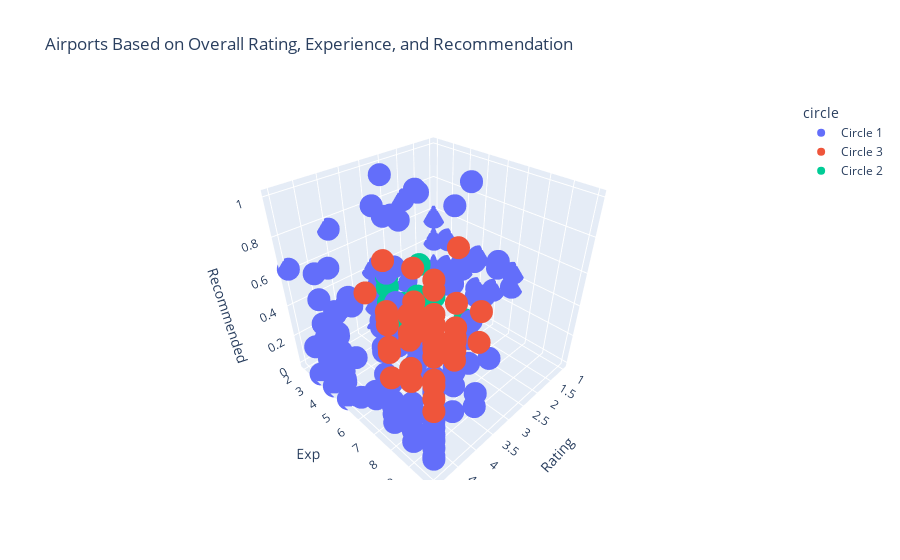

The code cell stored with this chart in its notebook:
### Code cell
# Create a 3D scatter plot using Plotly
import plotly.express as px
fig = px.scatter_3d(small_not_na, 
                    x='overall_rating', 
                    y='experience_airport', 
                    z='recommended_mean', 
                    color='circle',  # color by the circle category
                    hover_data=['airport_name'],  # display airport name on hover
                    title="Airports Based on Overall Rating, Experience, and Recommendation",
                    labels={"overall_rating": "Rating",
                            "experience_airport": "Exp",
                            "recommended_mean": "Recommended"})

# Show the plot
fig.show()

### Figure 1 — Plotly figure (JSON) as saved in the notebook; plotly's stock layout.template omitted (floating-point values rounded to 4 significant figures; data arrays with more than 128 entries replaced by an {"elided": "..."} marker saying what was removed)
{"data": [{"customdata": {"elided": "170x1 str values"}, "hovertemplate": "circle=Circle 1<br>Rating=%{x}<br>Exp=%{y}<br>Recommended=%{z}<br>airport_name=%{customdata[0]}<extra></extra>", "legendgroup": "Circle 1", "marker": {"color": "#636efa", "symbol": "circle"}, "mode": "markers", "name": "Circle 1", "scene": "scene", "showlegend": true, "type": "scatter3d", "x": {"elided": "170 int values"}, "y": {"elided": "170 int values"}, "z": {"elided": "170 float values"}}, {"customdata": [["aruba reina beatrix"], ["chengdu"], ["clark"], ["clark"], ["colorado springs"], ["columbus"], ["columbus"], ["entebbe"], ["entebbe"], ["entebbe"], ["fort myers"], ["fort myers"], ["fort myers"], ["fort myers"], ["fort myers"], ["fort myers"], ["fuerteventura"], ["fuerteventura"], ["fuerteventura"], ["fuerteventura"], ["guernsey"], ["guernsey"], ["hangzhou"], ["hangzhou"], ["hangzhou"], ["katowice"], ["katowice"], ["katowice"], ["kunming"], ["kunming"], ["medan"], ["medan"], ["medan"], ["medan"], ["memphis"], ["memphis"], ["milwaukee"], ["milwaukee"], ["milwaukee"], ["milwaukee"], ["mombasa"], ["poznan"], ["sacramento"], ["sacramento"], ["sacramento"], ["sacramento"], ["salzburg"], ["salzburg"], ["sapporo chitose"], ["shenyang"], ["shenyang"], ["tromso"], ["tromso"], ["vientiane"], ["vientiane"], ["vientiane"], ["vientiane"], ["wroclaw strachowice"], ["wroclaw strachowice"], ["wroclaw strachowice"], ["wroclaw strachowice"], ["wroclaw strachowice"], ["xiamen"], ["xiamen"]], "hovertemplate": "circle=Circle 3<br>Rating=%{x}<br>Exp=%{y}<br>Recommended=%{z}<br>airport_name=%{customdata[0]}<extra></extra>", "legendgroup": "Circle 3", "marker": {"color": "#EF553B", "symbol": "circle"}, "mode": "markers", "name": "Circle 3", "scene": "scene", "showlegend": true, "type": "scatter3d", "x": [4, 4, 5, 4, 5, 5, 5, 4, 4, 5, 5, 4, 5, 5, 5, 5, 4, 4, 4, 4, 4, 5, 4, 4, 5, 5, 5, 5, 4, 5, 4, 5, 5, 4, 5, 5, 5, 4, 5, 5, 4, 5, 4, 4, 4, 4, 4, 4, 4, 5, 5, 5, 5, 5, 4, 5, 5, 5, 5, 5, 5, 5, 4, 4], "y": [9, 8, 8, 9, 9, 10, 8, 7, 8, 8, 8, 10, 10, 10, 10, 10, 8, 8, 9, 8, 8, 9, 7, 7, 10, 9, 9, 9, 7, 7, 9, 8, 9, 9, 10, 8, 10, 9, 10, 10, 7, 10, 10, 7, 8, 9, 8, 9, 8, 8, 9, 10, 10, 9, 8, 10, 10, 10, 10, 10, 10, 9, 7, 7], "z": [0.4444, 0.8, 1, 1, 0.5, 0.6, 0.6, 0.5714, 0.5714, 0.5714, 0.7778, 0.7778, 0.7778, 0.7778, 0.7778, 0.7778, 0.5556, 0.5556, 0.5556, 0.5556, 0.5714, 0.5714, 0.5, 0.5, 0.5, 0.8333, 0.8333, 0.8333, 0.8, 0.8, 0.75, 0.75, 0.75, 0.75, 0.4286, 0.4286, 0.5714, 0.5714, 0.5714, 0.5714, 0.5556, 0.6, 0.625, 0.625, 0.625, 0.625, 0.5, 0.5, 0.4286, 0.7143, 0.7143, 1, 1, 0.5, 0.5, 0.5, 0.5, 0.7143, 0.7143, 0.7143, 0.7143, 0.7143, 0.4444, 0.4444]}, {"customdata": [["curacao"], ["gibraltar"], ["luxor"], ["monastir"], ["ponta delgada"], ["pune"], ["pune"], ["salvador"], ["salvador"], ["sao paulo congonhas"], ["sao paulo congonhas"], ["seychelles"], ["subang kuala lumpur"], ["tirana"], ["tirana"], ["windhoek"], ["yogyakarta"], ["zanzibar"]], "hovertemplate": "circle=Circle 2<br>Rating=%{x}<br>Exp=%{y}<br>Recommended=%{z}<br>airport_name=%{customdata[0]}<extra></extra>", "legendgroup": "Circle 2", "marker": {"color": "#00cc96", "symbol": "circle"}, "mode": "markers", "name": "Circle 2", "scene": "scene", "showlegend": true, "type": "scatter3d", "x": [3, 2, 3, 3, 3, 3, 3, 3, 3, 3, 3, 3, 3, 3, 3, 2, 3, 2], "y": [3, 3, 5, 5, 3, 3, 4, 3, 4, 3, 3, 5, 4, 4, 5, 6, 4, 4], "z": [0.4, 0.375, 0.25, 0.2857, 0.3333, 0.2222, 0.2222, 0.2, 0.2, 0.2, 0.2, 0.4, 0.2, 0.2857, 0.2857, 0.1667, 0.1429, 0.2]}], "layout": {"legend": {"title": {"text": "circle"}, "tracegroupgap": 0}, "scene": {"domain": {"x": [0, 1], "y": [0, 1]}, "xaxis": {"title": {"text": "Rating"}}, "yaxis": {"title": {"text": "Exp"}}, "zaxis": {"title": {"text": "Recommended"}}}, "title": {"text": "Airports Based on Overall Rating, Experience, and Recommendation"}}}
